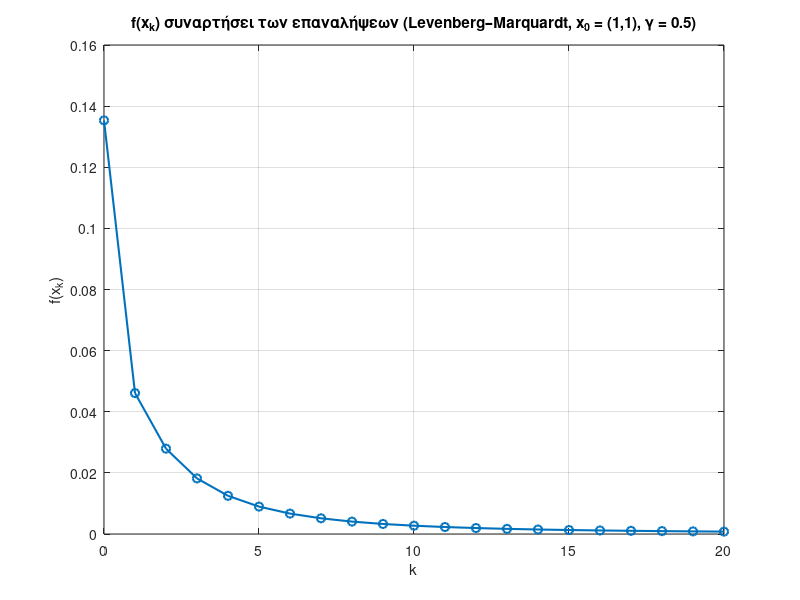

Write MATLAB code to recreate this figure.
%% Levenberg–Marquardt για f(x,y) = x^3 * exp(-x^2 - y^4)
clear; clc;

% Αντικειμενική συνάρτηση
f = @(x) x(1).^3 .* exp(-x(1).^2 - x(2).^4);

% Κλίση
gradf = @(x) [ ...
    x(1).^2 .* (3 - 2*x(1).^2) .* exp(-x(1).^2 - x(2).^4); ...
   -4*x(1).^3 .* x(2).^3 .* exp(-x(1).^2 - x(2).^4)       ];

% Hessian
Hessf = @(x) [ ...
    (4*x(1).^5 - 14*x(1).^3 + 6*x(1)) .* exp(-x(1).^2 - x(2).^4), ...
    (8*x(1).^4 .* x(2).^3 - 12*x(1).^2 .* x(2).^3) .* exp(-x(1).^2 - x(2).^4); ...
    (8*x(1).^4 .* x(2).^3 - 12*x(1).^2 .* x(2).^3) .* exp(-x(1).^2 - x(2).^4), ...
    (16*x(1).^3 .* x(2).^6 - 12*x(1).^3 .* x(2).^2) .* exp(-x(1).^2 - x(2).^4) ];

% Παράμετροι μεθόδου
gamma   = 0.5;   % σταθερό βήμα
mu      = 1.0;   % παράμετρος Levenberg–Marquardt
maxIter = 20;
tol     = 1e-6;

% Αρχικό σημείο
xk = [1; 1];

% Αποθήκευση f(x_k)
f_values = f(xk);   % f(x_0)

for k = 1:maxIter
    g = gradf(xk);

    % Έλεγχος σύγκλισης
    if norm(g) < tol
        fprintf('Σύγκλιση στο k = %d, x* = [%g  %g]^T, f* = %g\n', ...
                k-1, xk(1), xk(2), f(xk));
        break;
    end

    H  = Hessf(xk);
    Bk = H + mu * eye(2);   % τροποποιημένη Hessian
    dk = -Bk \ g;           % διεύθυνση Levenberg–Marquardt

    % Ενημέρωση με σταθερό γ
    xk = xk + gamma * dk;

    % Αποθήκευση f(x_k)
    f_values(end+1,1) = f(xk);
end

% Δείκτης επαναλήψεων
k_vec = 0:length(f_values)-1;

% Γράφημα f(x_k) ως προς k
figure;
plot(k_vec, f_values, 'o-', 'LineWidth', 1.5);
grid on;
xlabel('k');
ylabel('f(x_k)');
title('f(x_k) συναρτήσει των επαναλήψεων (Levenberg–Marquardt, x_0 = (1,1), \gamma = 0.5)');
